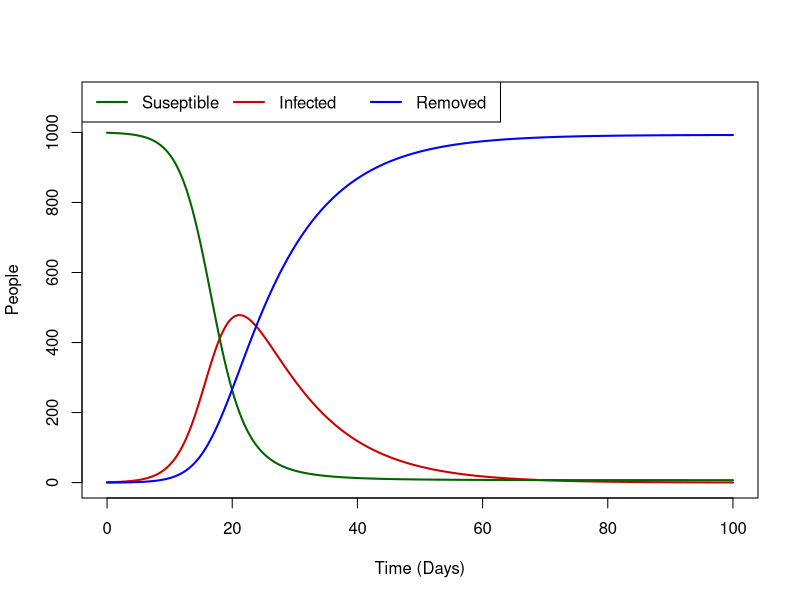

Generate this figure with R:
require(deSolve)

disease.model <- function (t, x, params) {
  S <- x[1]
  I <- x[2]
  R <- x[3]
  with (
    as.list(params),
    {
      dS <- -beta*S*I/(S+I+R)
      dI <- beta*S*I/(S+I+R) - gamma*I
      dR <- gamma*I
      res <- c(dS,dI,dR)
      list(res)
    }
  )
}

times <- seq(0,100,by=0.05)
params <- c(
  beta <- 0.50,
  gamma <- 1/10
)

xstart <- c(S = 999, I = 1, R= 0)

out <- as.data.frame(lsoda(xstart,times,disease.model,params))

plot(I~time, data=out, ylim=c(0,1100), type="l", col="red3", lwd=2, ylab="People", xlab="Time (Days)")
lines(S~time, data=out, type="l", col="darkgreen", lwd=2)
lines(R~time, data=out, type="l", col="blue", lwd=2)
legend("topleft", c("Suseptible","Infected","Removed"), col=c("darkgreen","red3","blue"), lwd=c(2,2,2), bty='y', ncol=3)
